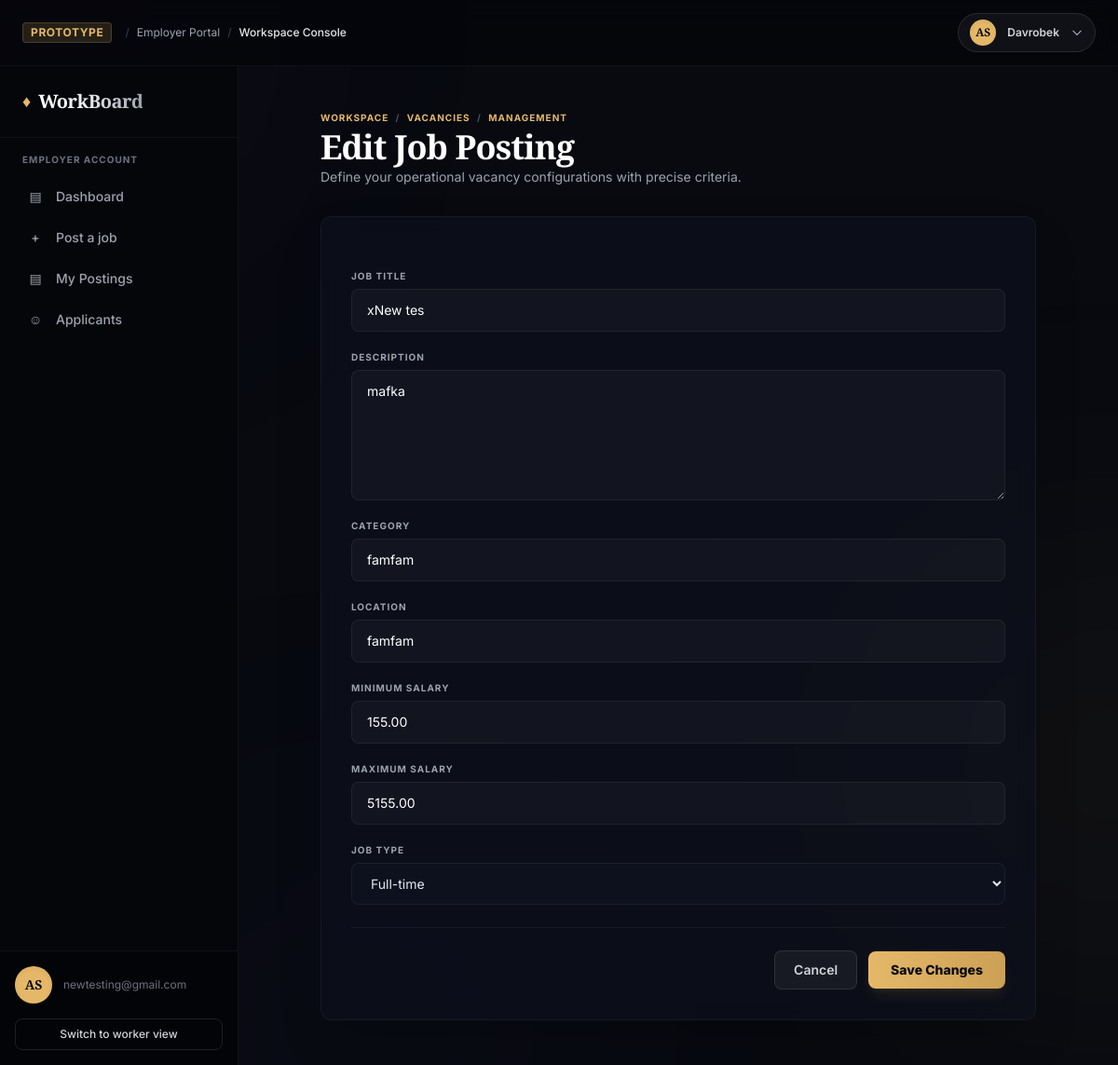
Page /jobs/2/update/ (signed in) on the committed database.
### users/models.py (models this page shows, shortened)
class CustomUser(AbstractUser):
    STATUS = (
        ('worker', 'Worker'),
        ('employer', 'Employer')
    )
    role = models.CharField(max_length=10, choices=STATUS)
    phone = models.CharField(max_length=20)
    profile_img = models.ImageField(upload_to='avtrs/', blank=True, default='avtrs/default_avtr.jpg')

### jobs/models.py (models this page shows, shortened)
class Job(models.Model):
    JOBTYPES = (
        ('full-time', 'Full-time'),
        ('part-time', 'Part-time'),
        ('remote', 'Remote'),
        ('internship', 'Internship'),
    )
    employer = models.ForeignKey(CustomUser, on_delete=models.CASCADE)
    title = models.CharField(max_length=100)
    desc = models.TextField()
    category = models.CharField(max_length=30)
    location = models.CharField(max_length=150)
    salary_min = models.DecimalField(max_digits=20, decimal_places=2)
    salary_max = models.DecimalField(max_digits=20, decimal_places=2)
    job_type = models.CharField(max_length=20, choices=JOBTYPES)
    created_at = models.DateTimeField(auto_now_add=True)

### jobs/views.py (the view)
# urls.py: path('<int:pk>/update/', job_update, name='job_update'),
@login_required
def job_update(request, pk):
    job = get_object_or_404(Job, pk=pk)
    if job.employer != request.user:
        messages.error(request, 'You do not have permission to edit this job posting!')
        return redirect('my-postings')
    if request.method == 'POST':
        form = JobForm(request.POST, instance=job)
        if form.is_valid():
            form.save()
            messages.success(request, 'Job posting updated successfully!')
            return redirect('job_detail', pk=job.pk)
    else:
        form = JobForm(instance=job)
    return render(request, 'jobs/jobs/job_form.html', {
        'form': form,
        'title': 'Edit Job Posting',
        'job': job
    })

### templates/jobs/jobs/job_form.html (shortened to what this page needs)
{% extends 'emp-base.html' %}
{% block content %}
<div class="max-w-3xl mx-auto space-y-8">
    <div>
        <div class="text-[10px] tracking-widest uppercase text-premium-gold font-bold mb-1">
            Workspace <span class="mx-1 text-gray-600">/</span> Vacancies <span class="mx-1 text-gray-600">/</span> Management
        </div>
        <h1 class="font-serif text-3xl md:text-4xl text-white font-semibold leading-tight tracking-tight">
            {{title}}
        </h1>
        <p class="text-gray-400 text-sm mt-0.5">Define your operational vacancy configurations with precise criteria.</p>
    </div>
    <div class="glass-panel rounded-xl p-6 md:p-8 shadow-2xl relative z-10">
        <form method="POST" class="space-y-6">
            <div class="space-y-5">
                {% for field in form %}
                    <div class="space-y-1.5 django-form-field">
                        <label class="block text-[10px] font-bold text-gray-400 uppercase tracking-widest">
                            {{ field.label }}
                        </label>
                        <div>
                            {{ field }}
                        </div>
                    </div>
                {% endfor %}
            </div>
            <div class="flex flex-col sm:flex-row items-center justify-end gap-3 pt-6 border-t border-white/5">
                <a href="{% url 'my-postings' %}" class="w-full sm:w-auto text-center px-5 py-2.5 bg-white/5 border border-white/10 hover:border-white/20 hover:bg-white/10 text-gray-300 font-semibold text-sm rounded-lg transition-all duration-150">
                    Cancel
                </a>
                <button type="submit" class="w-full sm:w-auto px-6 py-2.5 bg-gradient-to-r from-[#e5b869] to-[#cca055] hover:from-[#f0caa0] hover:to-[#e5b869] text-premium-obsidian font-extrabold text-sm rounded-lg transition-all duration-200 shadow-lg shadow-premium-gold/10">
                    Save Changes
                </button>
            </div>
        </form>
    </div>
</div>
{% endblock %}

### templates/emp-base.html (shortened to what this page needs)
<!DOCTYPE html>
<html lang="en" class="dark">
<head>
    <script src="https://cdn.tailwindcss.com"></script>
</head>
<body class="bg-[#080a10] font-sans antialiased text-gray-200 min-h-screen flex flex-col relative overflow-x-hidden">
    <div class="fixed inset-0 overflow-hidden pointer-events-none z-0">
        <div class="absolute top-1/2 right-[-20%] w-[500px] h-[500px] rounded-full bg-[#e5b869]/5 aura-orb-2"></div>
        <div class="absolute bottom-[-10%] left-[20%] w-80 h-80 rounded-full bg-indigo-950/20 aura-orb-1"></div>
    </div>
    <header class="bg-[#05060a]/90 py-3.5 px-6 border-b border-white/5 relative z-40 select-none backdrop-blur-md">
        <div class="max-w-[1600px] mx-auto flex items-center justify-between">
            <div class="hidden lg:flex items-center space-x-2 text-xs text-gray-400">
                <span class="text-premium-gold font-bold tracking-wider uppercase bg-premium-goldMuted px-2 py-0.5 rounded border border-premium-gold/20 mr-1.5">PROTOTYPE</span>
                <span class="text-gray-700">/</span>
                <span>Employer Portal</span>
                <span class="text-gray-700">/</span>
                <span class="text-gray-200 font-medium">Workspace Console</span>
            </div>
            <div class="relative flex items-center space-x-4 ml-auto">
                <button id="profileDropdownBtn" onclick="toggleDropdown(event)" class="flex items-center space-x-3 bg-white/5 hover:bg-white/10 border border-white/10 hover:border-premium-gold/30 px-3 py-1.5 rounded-full transition-all duration-200 focus:outline-none">
                    <div class="w-7 h-7 rounded-full bg-premium-gold text-premium-obsidian font-bold flex items-center justify-center text-xs font-serif shadow-inner border border-premium-gold/30">
                        AS
                    </div>
                    <span class="text-xs font-semibold text-gray-300 hidden sm:inline">{% if request.user.first_name %} {{request.user.first_name}} {% else %} {{request.user.username}} {% endif %}</span>
                    <svg id="dropdownArrow" class="w-3.5 h-3.5 text-gray-400 transition-transform duration-200" fill="none" stroke="currentColor" viewBox="0 0 24 24">
                        <path stroke-linecap="round" stroke-linejoin="round" stroke-width="2" d="M19 9l-7 7-7-7"></path>
                    </svg>
                </button>
            </div>
        </div>
    </header>
    <div class="flex-1 flex flex-col lg:flex-row relative z-10">
        <aside id="sidebar" class="w-full lg:w-64 bg-[#050609] text-white flex-col shrink-0 border-r border-white/5 z-30 hidden lg:flex">
            <div class="p-6 border-b border-white/5 hidden lg:block">
                <div class="flex items-center space-x-2">
                    <span class="text-premium-gold text-lg">♦</span>
                    <span class="font-serif text-xl font-bold tracking-tight bg-gradient-to-r from-white via-gray-200 to-gray-400 bg-clip-text text-transparent">WorkBoard</span>
                </div>
            </div>
            <div class="p-4 flex-1 space-y-6">
                <div>
                    <span class="text-[10px] uppercase tracking-widest text-gray-500 font-bold px-2 block mb-3">Employer Account</span>
                    <nav class="space-y-1">
                        <a href="{% url 'home' %}"
                        class="w-full flex items-center space-x-3 px-3 py-2.5 rounded-lg text-sm font-medium transition-all duration-150
                        {% if request.path == '/' %} text-black bg-premium-gold {% else %} text-gray-400 hover:text-white hover:bg-white/5 {% endif %}">
                            <span class="w-5 text-center text-sm">▤</span>
                            <span>Dashboard</span>
                        </a>
                        <a href="{% url 'job-create' %}"
                        class="w-full flex items-center space-x-3 px-3 py-2.5 rounded-lg text-sm font-medium transition-all duration-150
                        {% if 'jobs/create/' in request.path %} text-black bg-premium-gold {% else %} text-gray-400 hover:text-white hover:bg-white/5 {% endif %}">
                            <span class="w-5 text-center text-sm">+</span>
                            <span>Post a job</span>
                        </a>
                        <a href="{% url 'my-postings' %}"
                        class="w-full flex items-center space-x-3 px-3 py-2.5 rounded-lg text-sm font-medium transition-all duration-150
                        {% if '/my-postings/' in request.path %} text-black bg-premium-gold {% else %} text-gray-400 hover:text-white hover:bg-white/5 {% endif %}">
                            <span class="w-5 text-center text-sm">▤</span>
                            <span>My Postings</span>
                        </a>
                        <button id="nav-applicants" onclick="switchTab('applicants')" class="w-full flex items-center space-x-3 px-3 py-2.5 rounded-lg text-sm font-medium transition-all duration-150 text-gray-400 hover:text-white hover:bg-white/5">
                            <span class="w-5 text-center text-sm">☺</span>
                            <span>Applicants</span>
                        </button>
                    </nav>
                </div>
            </div>
            <div class="p-4 border-t border-white/5 bg-[#030406]/55 backdrop-blur-md">
                <div class="flex items-center space-x-3 mb-4">
                    <div class="w-10 h-10 rounded-full bg-premium-gold text-premium-obsidian font-bold flex items-center justify-center text-sm font-serif shadow-inner border border-premium-gold/30">
                        AS
                    </div>
                    <div class="flex-1 min-w-0">
                        <p class="text-xs text-gray-500 truncate">{{request.user.email}}</p>
                    </div>
                </div>
                <div class="space-y-2">
                    <button onclick="showToast('Switching viewport paradigm to Worker Dashboard...')" class="w-full py-2 px-3 border border-white/10 hover:border-premium-gold/30 hover:bg-white/5 rounded-lg text-xs font-medium text-gray-300 hover:text-white transition text-center block">
                        Switch to worker view
                    </button>
                </div>
            </div>
        </aside>
        <main class="flex-1 p-6 md:p-8 lg:p-12 overflow-y-auto max-w-[1300px] mx-auto w-full relative z-20">
            {% block content %}{% endblock content %}
        </main>
    </div>
</body>
</html>

### templates/emp-base.html (style rules this page uses)
.aura-orb-1 { animation: drift-slow 22s infinite ease-in-out; filter: blur(140px); }
.aura-orb-2 { animation: drift-reverse 26s infinite ease-in-out; filter: blur(140px); }
.glass-panel { background: rgba(13, 17, 29, 0.7); backdrop-filter: blur(12px); -webkit-backdrop-filter: blur(12px); border: 1px solid rgba(255, 255, 255, 0.05); }

### templates/jobs/jobs/job_form.html (style rules this page uses)
.django-form-field input, .django-form-field select, .django-form-field textarea { display: block; width: 100%; padding: 0.75rem 1rem; background-color: rgba(255, 255, 255, 0.03); border: 1px solid rgba(255, 255, 255, 0.06); border-radius: 0.5rem; color: #ffffff; font-size: 0.875rem; line-height: 1.25rem; transition: all 0.25s cubic-bezier(0.4, 0, 0.2, 1); }
.django-form-field select { background-color: #0d111d; color: #e2e8f0; }
.django-form-field select option { background-color: #0d111d !important; color: #ffffff !important; }
.django-form-field textarea { resize: vertical; min-height: 140px; }
.django-form-field input::placeholder, .django-form-field textarea::placeholder { color: rgba(156, 163, 175, 0.4); }

### rows in the picture
CustomUser: user.first_name "Davrobek", user.email "newtesting@gmail.com"
Job: form "xNew tes" "mafka" "famfam" "famfam" "155.00" "5155.00" "Full-time"

### other values in the picture
{{ title }} "Edit Job Posting"
{{ field.label }} "JOB TITLE" "DESCRIPTION" "CATEGORY" "LOCATION" "MINIMUM SALARY" "MAXIMUM SALARY" "JOB TYPE"
